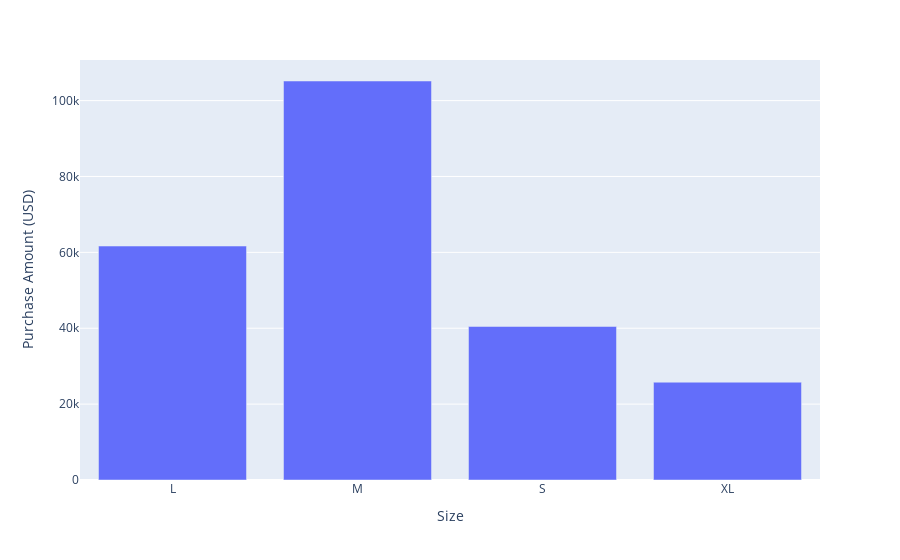

Notebook source saved alongside this figure:
### Code cell
shop_group = df.groupby('Size')['Purchase Amount (USD)'].sum().reset_index()
fig  = px.bar(shop_group , x = 'Size' , y ='Purchase Amount (USD)'  )
fig.show()

### Figure 1 — Plotly figure (JSON) as saved in the notebook; plotly's stock layout.template omitted (floating-point values rounded to 4 significant figures)
{"data": [{"alignmentgroup": "True", "hovertemplate": "Size=%{x}<br>Purchase Amount (USD)=%{y}<extra></extra>", "legendgroup": "", "marker": {"color": "#636efa", "pattern": {"shape": ""}}, "name": "", "offsetgroup": "", "orientation": "v", "showlegend": false, "textposition": "auto", "type": "bar", "x": ["L", "M", "S", "XL"], "xaxis": "x", "y": [61667, 105167, 40468, 25779], "yaxis": "y"}], "layout": {"autosize": true, "barmode": "relative", "legend": {"tracegroupgap": 0}, "margin": {"t": 60}, "xaxis": {"anchor": "y", "autorange": true, "domain": [0, 1], "range": [-0.5, 3.5], "title": {"text": "Size"}, "type": "category"}, "yaxis": {"anchor": "x", "autorange": true, "domain": [0, 1], "range": [0, 110700.0], "title": {"text": "Purchase Amount (USD)"}, "type": "linear"}}}
